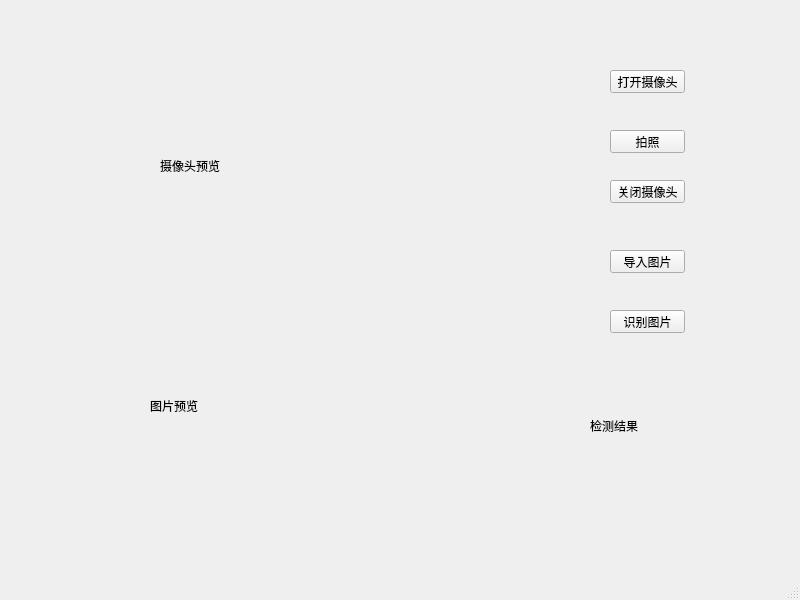
<?xml version="1.0" encoding="UTF-8"?>
<ui version="4.0">
 <class>MainWindow</class>
 <widget class="QMainWindow" name="MainWindow">
  <property name="geometry">
   <rect>
    <x>0</x>
    <y>0</y>
    <width>800</width>
    <height>600</height>
   </rect>
  </property>
  <property name="windowTitle">
   <string>MainWindow</string>
  </property>
  <widget class="QWidget" name="centralwidget">
   <widget class="QPushButton" name="open_camera">
    <property name="geometry">
     <rect>
      <x>610</x>
      <y>70</y>
      <width>75</width>
      <height>23</height>
     </rect>
    </property>
    <property name="text">
     <string>打开摄像头</string>
    </property>
   </widget>
   <widget class="QPushButton" name="close_camera">
    <property name="geometry">
     <rect>
      <x>610</x>
      <y>180</y>
      <width>75</width>
      <height>23</height>
     </rect>
    </property>
    <property name="text">
     <string>关闭摄像头</string>
    </property>
   </widget>
   <widget class="QLabel" name="check_result">
    <property name="geometry">
     <rect>
      <x>590</x>
      <y>400</y>
      <width>121</width>
      <height>51</height>
     </rect>
    </property>
    <property name="text">
     <string>检测结果</string>
    </property>
   </widget>
   <widget class="QPushButton" name="capture">
    <property name="geometry">
     <rect>
      <x>610</x>
      <y>130</y>
      <width>75</width>
      <height>23</height>
     </rect>
    </property>
    <property name="text">
     <string>拍照</string>
    </property>
   </widget>
   <widget class="QPushButton" name="select_file">
    <property name="geometry">
     <rect>
      <x>610</x>
      <y>250</y>
      <width>75</width>
      <height>23</height>
     </rect>
    </property>
    <property name="text">
     <string>导入图片</string>
    </property>
   </widget>
   <widget class="QLabel" name="show_camera">
    <property name="geometry">
     <rect>
      <x>160</x>
      <y>70</y>
      <width>281</width>
      <height>191</height>
     </rect>
    </property>
    <property name="text">
     <string>摄像头预览</string>
    </property>
   </widget>
   <widget class="QLabel" name="show_image">
    <property name="geometry">
     <rect>
      <x>150</x>
      <y>310</y>
      <width>281</width>
      <height>191</height>
     </rect>
    </property>
    <property name="text">
     <string>图片预览</string>
    </property>
   </widget>
   <widget class="QPushButton" name="checkColor">
    <property name="geometry">
     <rect>
      <x>610</x>
      <y>310</y>
      <width>75</width>
      <height>23</height>
     </rect>
    </property>
    <property name="text">
     <string>识别图片</string>
    </property>
   </widget>
  </widget>
  <widget class="QMenuBar" name="menubar">
   <property name="geometry">
    <rect>
     <x>0</x>
     <y>0</y>
     <width>800</width>
     <height>21</height>
    </rect>
   </property>
  </widget>
  <widget class="QStatusBar" name="statusbar"/>
 </widget>
 <resources/>
 <connections/>
</ui>
